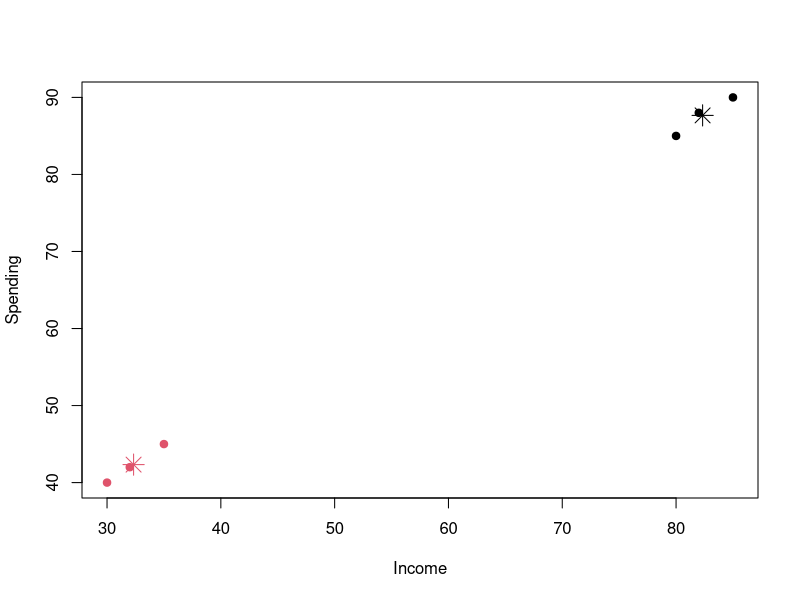
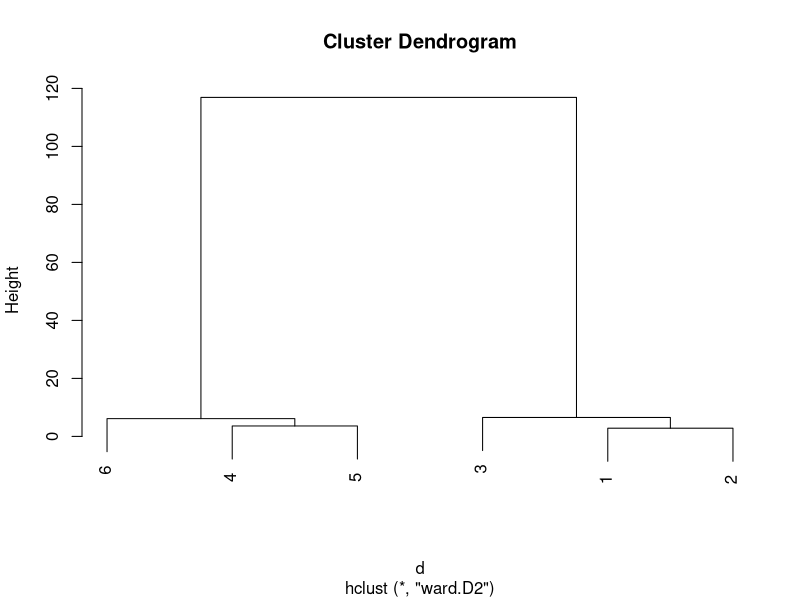

Write R code to recreate these figures, in order.
#==================== K-means clustering=============

# Sample dataset
data <- data.frame(
  Income = c(30,32,35,80,82,85),
  Spending = c(40,42,45,85,88,90)
)

# K-means clustering
model <- kmeans(data, centers = 2)

# View clusters
model$cluster

# View centroids
model$centers

# Plot clusters
plot(data, col = model$cluster, pch = 19)
points(model$centers, col = 1:2, pch = 8, cex = 2)



#=================== Hierarchical clustering=================
# Sample dataset
data <- data.frame(
  Income = c(30,32,35,80,82,85),
  Spending = c(40,42,45,85,88,90)
)

# Distance matrix
d <- dist(data, method = "euclidean")

# Hierarchical clustering
hc <- hclust(d, method = "ward.D2")

# Plot dendrogram
plot(hc)

# Cut tree into 2 clusters
clusters <- cutree(hc, k = 2)

clusters
